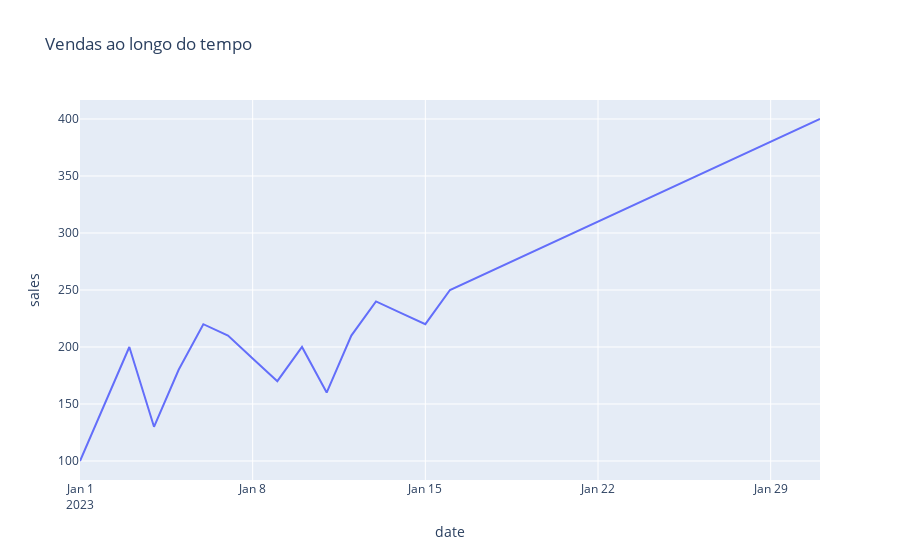

This figure's notebook cell:
### Code cell
## Criando um gráfico interarivo que permita a exploração dos dados de vendas ao kongo do tempo
import plotly.express as px

fig = px.line(vendas, x='date', y='sales', title='Vendas ao longo do tempo')
fig.show()

### Figure 1 — Plotly figure (JSON) as saved in the notebook; plotly's stock layout.template omitted (floating-point values rounded to 4 significant figures)
{"data": [{"hovertemplate": "date=%{x}<br>sales=%{y}<extra></extra>", "legendgroup": "", "line": {"color": "#636efa", "dash": "solid"}, "marker": {"symbol": "circle"}, "mode": "lines", "name": "", "orientation": "v", "showlegend": false, "type": "scatter", "x": ["2023-01-01", "2023-01-02", "2023-01-03", "2023-01-04", "2023-01-05", "2023-01-06", "2023-01-07", "2023-01-08", "2023-01-09", "2023-01-10", "2023-01-11", "2023-01-12", "2023-01-13", "2023-01-14", "2023-01-15", "2023-01-16", "2023-01-17", "2023-01-18", "2023-01-19", "2023-01-20", "2023-01-21", "2023-01-22", "2023-01-23", "2023-01-24", "2023-01-25", "2023-01-26", "2023-01-27", "2023-01-28", "2023-01-29", "2023-01-30", "2023-01-31"], "xaxis": "x", "y": [100, 150, 200, 130, 180, 220, 210, 190, 170, 200, 160, 210, 240, 230, 220, 250, 260, 270, 280, 290, 300, 310, 320, 330, 340, 350, 360, 370, 380, 390, 400], "yaxis": "y"}], "layout": {"legend": {"tracegroupgap": 0}, "title": {"text": "Vendas ao longo do tempo"}, "xaxis": {"anchor": "y", "domain": [0, 1], "title": {"text": "date"}}, "yaxis": {"anchor": "x", "domain": [0, 1], "title": {"text": "sales"}}}}
